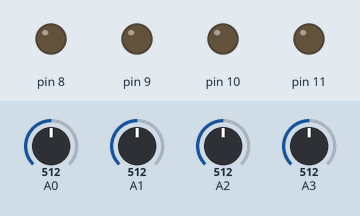
This sketch was run on a simulated Arduino Uno, built with avr-gcc and run on an emulated ATmega328P. Shown: output pins drawn as LEDs (lit = HIGH). The test bench sets the inputs (shaded band); at power-on: A1 = 512, A0 = 512, A2 = 512, A3 = 512.

Above: at 1.2 s.
1.3 s: A1 set to 590
2.8 s: A1 set to 613
At 4.0 s:
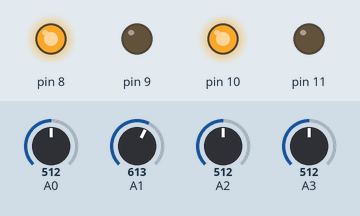
4.3 s: A0 set to 582
5.8 s: A0 set to 612
At 6.5 s:
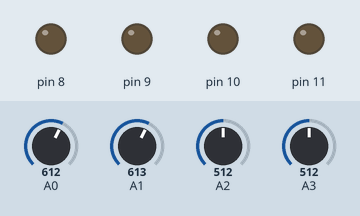
Timing chart, 0 to 8.3 s (numbered marks = the images above; inputs shaded):
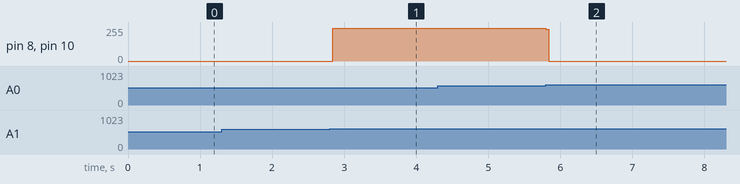

The sketch:

mobile_controlled.ino
```cpp
void setup() {
  pinMode(8, OUTPUT);
  pinMode(9, OUTPUT);
  pinMode(10, OUTPUT);
  pinMode(11, OUTPUT);
}
void loop() {
  int p0 = analogRead(A0);
  int p1 = analogRead(A1);
  int p2 = analogRead(A2);
  int p3 = analogRead(A3);
  digitalWrite(8, LOW);
  digitalWrite(9, LOW);
  digitalWrite(10, LOW);
  digitalWrite(11, LOW);
  if ((p0 < 600) && (p1 > 600) && (p2 < 600) && (p3 < 600)){
    digitalWrite(8, HIGH);
    digitalWrite(9, LOW);
    digitalWrite(10, HIGH);
    digitalWrite(11, LOW);
  }
  if ((p0 < 600) && (p1 < 600) && (p2 < 600) && (p3 > 600)){
    digitalWrite(8, LOW);
    digitalWrite(9, HIGH);
    digitalWrite(10, LOW);
    digitalWrite(11, HIGH);
  }
  if ((p0 < 600) && (p1 < 600) && (p2 > 600) && (p3 < 600)){
    digitalWrite(8, HIGH);
    digitalWrite(9, LOW);
    digitalWrite(10, LOW);
    digitalWrite(11, HIGH);
  }
  if ((p0 < 600) && (p1 > 600) && (p2 > 600) && (p3 < 600)){
    digitalWrite(8, LOW);
    digitalWrite(9, HIGH);
    digitalWrite(10, HIGH);
    digitalWrite(11, LOW);

  }
}
```

Measured:
- the behaviour switches between 600 and 601 on A1 (found by bisection; images 0 and 1)
- the behaviour switches between 599 and 600 on A0 (found by bisection; images 1 and 2)
- after the input at 1.3 s, every drawn part: stays the same
- after the input at 2.8 s, pin 8, pin 10: 0/255 → 246/255 at once
- after the input at 4.3 s, every drawn part: stays the same
- after the input at 5.8 s, pin 8, pin 10: 246/255 → 0/255 at once
